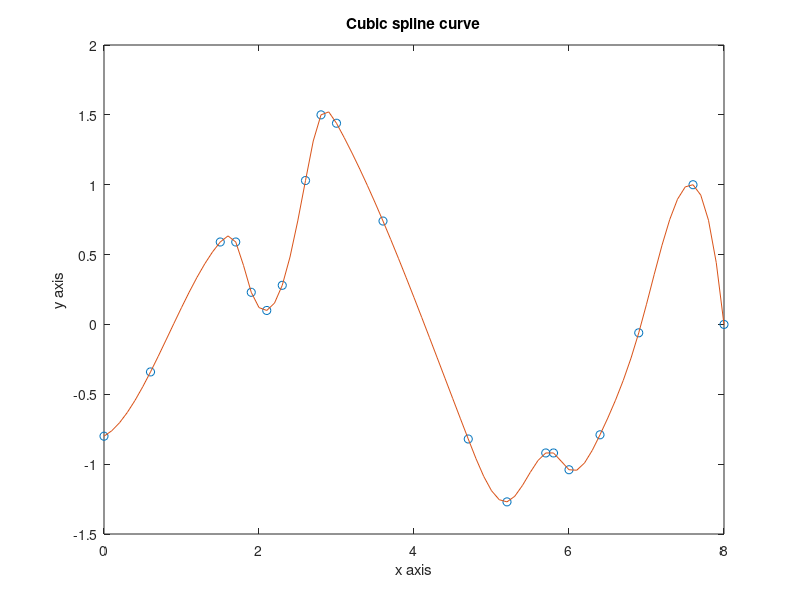

The MATLAB script that drew this image:
% Numerical Mathematics and Computing, Fourth Edition
% Ward Cheney & David Kincaid
% Brooks/Cole Publ. Co.
% (c) 1999
% ISBN/ISSN:  0-534-35184-0
%
% file: spline_plot.m
%
% Plotting the cubic spline curve for the following data
% Matlab uses not-a-knot end condition for this procedure

xdata = [0.0 0.6 1.5 1.7 1.9 2.1 2.3 2.6 2.8 3.0 3.6 ...
         4.7 5.2 5.7 5.8 6.0 6.4 6.9 7.6 8.0]
ydata = [-0.8 -0.34 0.59 0.59 0.23 0.1 0.28 1.03 1.5 ...
         1.44 0.74 -0.82 -1.27 -0.92 -0.92 -1.04 -0.79 -0.06 1.0 0.0]
xspline = 0:0.1:8
yspline = spline(xdata, ydata, xspline)
plot(xdata, ydata,'o', xspline, yspline,'-')
title('Cubic spline curve')
xlabel('x axis'), ylabel('y axis')
